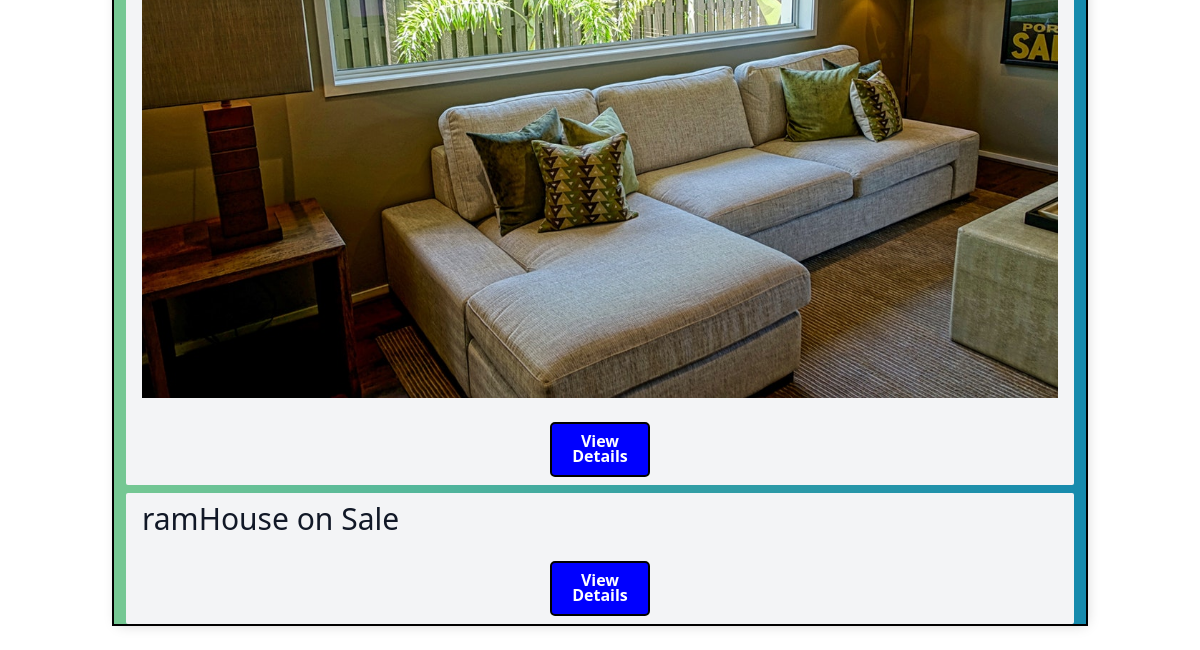
/listing_search (lower part), run on an earlier commit of the app's database.
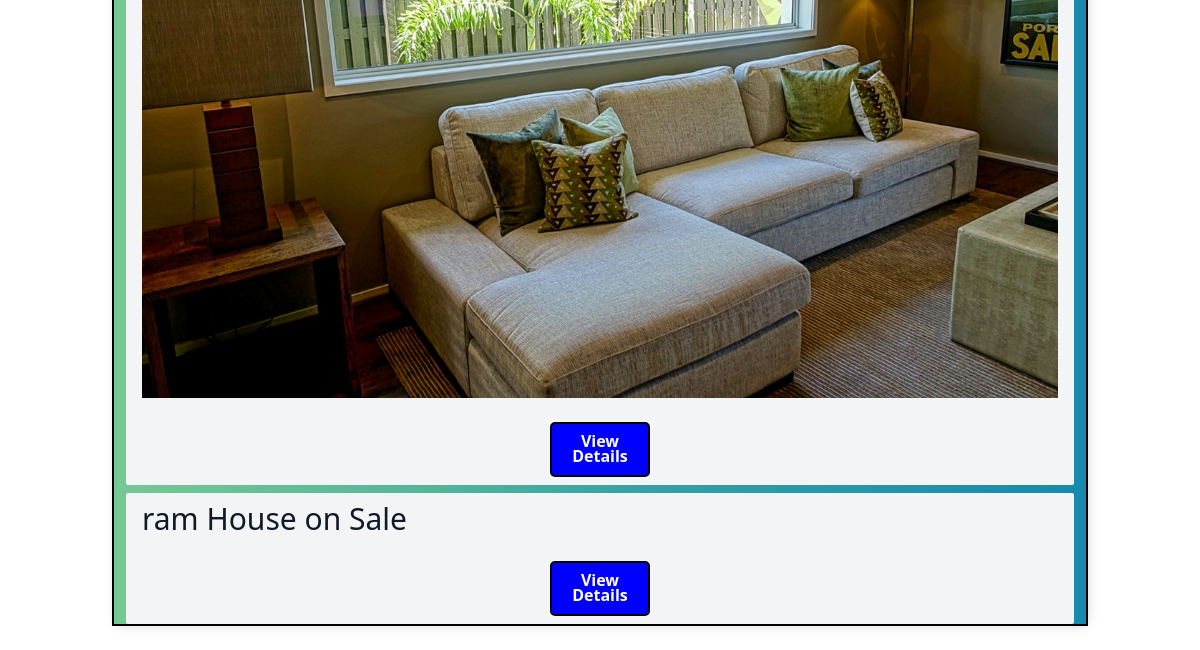
And on a later commit of the database.
### listings/models.py (models this page shows, shortened)
class Listing(models.Model):
    Title = models.CharField(max_length=30, default='House on Sale')
    Location = models.CharField(max_length=30, default='Kalanki')
    City = models.CharField(max_length=30, default='Kathmandu')
    Price = models.IntegerField(default=9999999)
    Bedroom = models.IntegerField(default=0)
    Bathroom = models.IntegerField(default=0)
    Floors = models.IntegerField(default=1)
    Parking = models.IntegerField(default=0)
    Face = models.CharField(max_length=30)
    Area = models.IntegerField(default=100)
    Road_Width = models.IntegerField(default=0)
    Road_Type = models.CharField(max_length=30)
    Build_Area = models.IntegerField(default=0)
    Amenities = models.CharField(max_length=30)
    Contact_number = models.IntegerField(default=9845654321)
    Contact_mail = models.CharField(max_length=30, default='admin@gmail.com')
    Image = models.ImageField()
    user = models.ForeignKey(User, on_delete=models.SET_NULL,null=True)
    is_sold = models.BooleanField(default=False)

### listings/views.py (the view)
# urls.py: path('listing_search', listing_search, name='listing_search')
def listing_search(request):
    queryset_list=Listing.objects.all()
    if 'Title' in request.GET:
        Title = request.GET['Title']
        if Title:
            queryset_list = queryset_list.filter(Title__icontains = Title)
    else:
        Title = ''
    if 'City' in request.GET:
        city = request.GET['City']
        print(city)
        if city:
            queryset_list=queryset_list.filter(City__iexact = city)
    else:
        city = ''
    if 'Face' in request.GET:
        Face = request.GET['Face']
        if Face:
            queryset_list=queryset_list.filter(Face__iexact = Face)
    else:
        Face = ''
    if 'Bedroom' in request.GET:
        Bedroom = request.GET['Bedroom']
        if Bedroom:
            queryset_list=queryset_list.filter(Bedroom__gte=Bedroom)
    else:
        Bedroom = ''
    if 'Bathroom' in request.GET:
        Bathroom = request.GET['Bathroom']
        if Bathroom:
            queryset_list=queryset_list.filter(Bathroom__gte=Bathroom)
    else:
        Bathroom = ''
    if 'Floors' in request.GET:
        Floors = request.GET['Floors']
        if Floors:
            queryset_list=queryset_list.filter(Floors__gte=Floors)
    else:
        Floors = ''
    if 'Area' in request.GET:
        Area = request.GET['Area']
        if Area:
            queryset_list=queryset_list.filter(Area__lte=Area)
    else:
        Area = ''
    if 'Price' in request.GET:
        Price = request.GET['Price']
        if Price:
            queryset_list=queryset_list.filter(Price__lte=Price)
    else:
        Price = ''
    context={
        'listings':queryset_list, 'Price':Price, 'Area':Area, 'Floors':Floors, 'Bathroom':Bathroom, 'Bedroom':Bedroom,
        'Face':Face, 'City': city, 'Title': Title
    }
    return render(request, "listing_search.html", context)

### templates/listing_search.html (shortened to what this page needs)
{% extends "base.html" %}
{% block content %}
<br><hr><h1><strong>Results:</strong></h1>
<div class = "container">
    {% if listings %}
    {% for listing in listings %}
    <div class="mt-2 px-3 py-2 bg-gray-100 rounded-sm">
        <h3 class="text-3xl text-gray-900">{{ listing.Title }}</h3>
        {% if listing.Image %}
        <img src="{{ listing.Image.url }}" alt="">
        {% endif %}
        <br>
        <center><a class="button" href="/listings/{{ listing.id }}/">View Details</a></center>
    </div>
    {% endfor %}
    {% else %}
    <div class="col-md-12">
    <p>No Listings Available</p>
    </div>
    {% endif %}
</div>
{% endblock content %}

What changed in the data, as far as the page shows it:
changed Listing: Title "ramHouse on Sale" → "ram House on Sale"
